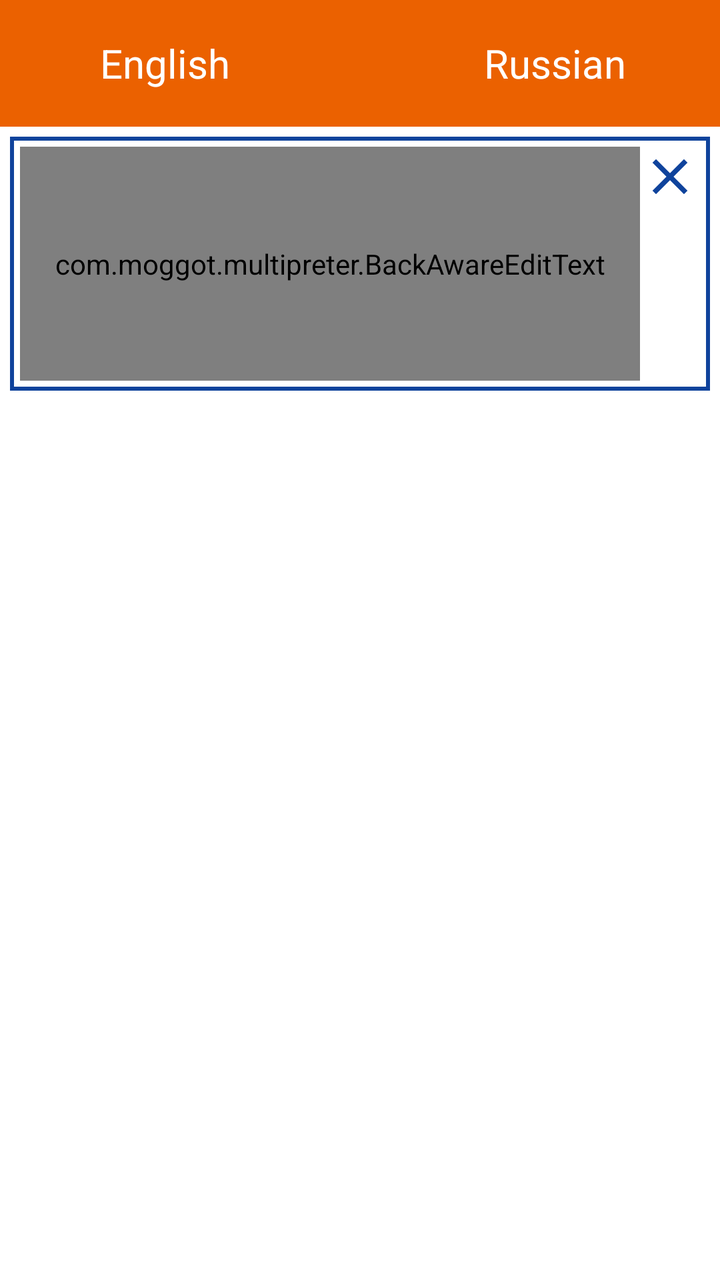
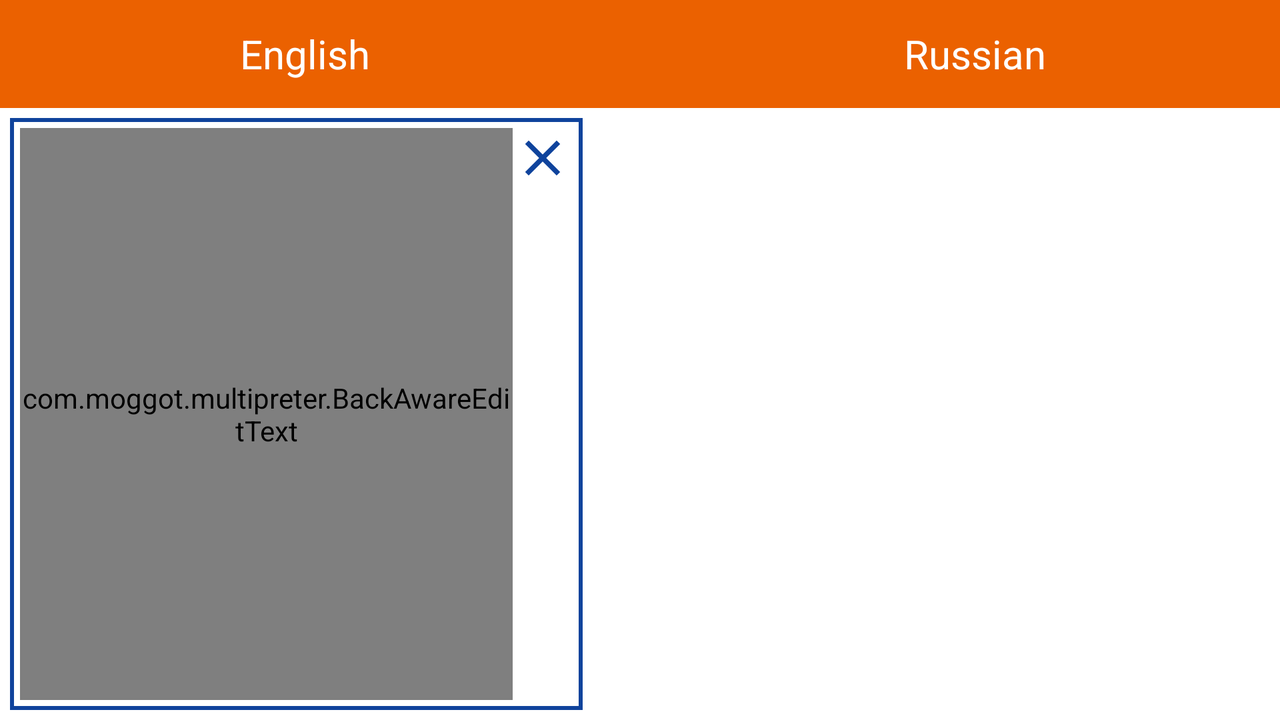

One screen, two layout resources from the same app: the default and the repository's alternative for another configuration. Each is rendered where Android would select it; the XML of both is given below.
<!-- AndroidManifest.xml: application theme AppTheme -->
<!-- res/layout/fragment_root.xml -->
<?xml version="1.0" encoding="utf-8"?>
<LinearLayout xmlns:android="http://schemas.android.com/apk/res/android"
    android:layout_width="match_parent"
    android:layout_height="match_parent"
    android:background="@color/background_light"
    android:orientation="vertical"
    android:weightSum="100">

    <RelativeLayout
        android:layout_width="match_parent"
        android:layout_height="0dip"
        android:layout_weight="10"
        android:background="@color/background"
        android:orientation="horizontal">

        <TextView
            android:id="@+id/tvInputLang"
            style="@style/TextLang"
            android:layout_width="match_parent"
            android:layout_height="match_parent"
            android:layout_toLeftOf="@+id/btnChangeLang"
            android:layout_toStartOf="@+id/btnChangeLang"
            android:background="?attr/selectableItemBackground"
            android:clickable="true"
            android:ellipsize="end"
            android:gravity="center"
            android:maxLines="1"
            android:onClick="onClickInputLang"
            android:paddingEnd="10dp"
            android:paddingLeft="10dp"
            android:paddingRight="10dp"
            android:paddingStart="10dp"
            android:scrollHorizontally="true"
            android:text="English" />

        <Button
            android:id="@+id/btnChangeLang"
            android:layout_width="@dimen/button_size"
            android:layout_height="@dimen/button_size"
            android:layout_centerHorizontal="true"
            android:layout_centerVertical="true"
            android:background="@drawable/ic_exchange"
            android:onClick="onClickChangeLang" />

        <TextView
            android:id="@+id/tvOutputLang"
            style="@style/TextLang"
            android:layout_width="match_parent"
            android:layout_height="match_parent"
            android:layout_toEndOf="@+id/btnChangeLang"
            android:layout_toRightOf="@+id/btnChangeLang"
            android:background="?attr/selectableItemBackground"
            android:clickable="true"
            android:ellipsize="end"
            android:gravity="center"
            android:maxLines="1"
            android:onClick="onClickOutputLang"
            android:paddingEnd="10dp"
            android:paddingLeft="10dp"
            android:paddingRight="10dp"
            android:paddingStart="10dp"
            android:scrollHorizontally="true"
            android:text="Russian" />

    </RelativeLayout>

    <RelativeLayout
        android:layout_width="match_parent"
        android:layout_height="0dip"
        android:layout_marginLeft="5dp"
        android:layout_marginRight="5dp"
        android:layout_marginTop="5dp"
        android:layout_weight="20"
        android:background="@drawable/border"
        android:orientation="vertical"
        android:weightSum="10">


        <Button
            android:id="@+id/btnClearText"
            android:layout_width="30dp"
            android:layout_height="30dp"
            android:layout_alignParentEnd="true"
            android:layout_alignParentRight="true"
            android:layout_alignParentTop="true"
            android:layout_marginEnd="5dp"
            android:layout_marginRight="5dp"
            android:layout_marginTop="5dp"
            android:background="@drawable/ic_clear_24px"
            android:onClick="onClickClear" />


        <com.moggot.multipreter.BackAwareEditText
            android:id="@+id/etText"
            style="@style/Text"
            android:layout_width="match_parent"
            android:layout_height="match_parent"
            android:layout_marginBottom="5dp"
            android:layout_marginEnd="35dp"
            android:layout_marginLeft="5dp"
            android:layout_marginRight="35dp"
            android:layout_marginStart="5dp"
            android:layout_marginTop="5dp"
            android:background="@null"
            android:focusable="true"
            android:focusableInTouchMode="true"
            android:gravity="top"
            android:hint="@string/edittext_hint"
            android:imeOptions="actionDone"
            android:inputType="textEmailAddress|textEmailSubject|textMultiLine|textNoSuggestions"
            android:scrollHorizontally="false" />
    </RelativeLayout>


    <FrameLayout xmlns:android="http://schemas.android.com/apk/res/android"
        android:id="@+id/root_frame"
        android:layout_width="match_parent"
        android:layout_height="0dip"
        android:layout_weight="70"
        android:background="@color/background_light"></FrameLayout>
</LinearLayout>
<!-- resources referenced by this layout -->
<resources>
  <color name="background">#eb6100</color>
  <color name="background_light">#FFFFFF</color>
  <dimen name="button_size">30dp</dimen>
  <!-- drawable border (drawable) -->
  <?xml version="1.0" encoding="UTF-8"?>
  <shape xmlns:android="http://schemas.android.com/apk/res/android"
      android:shape="rectangle">
  
      <solid android:color="@color/background_edittext" />
      <stroke
          android:width="@dimen/edittext_border_width"
          android:color="@color/frame" />
  </shape>
  <!-- drawable ic_clear_24px (drawable) -->
  <vector xmlns:android="http://schemas.android.com/apk/res/android"
          android:width="24dp"
          android:height="24dp"
          android:viewportWidth="24.0"
          android:viewportHeight="24.0">
      <path
          android:pathData="M19,6.41L17.59,5 12,10.59 6.41,5 5,6.41 10.59,12 5,17.59 6.41,19 12,13.41 17.59,19 19,17.59 13.41,12z"
          android:fillColor="#0F439C"/>
  </vector>
  <string name="edittext_hint">Enter text…</string>
  <style name="Text">
          <item name="android:textSize">@dimen/text_size</item>
          <item name="android:textColor">@color/text</item>
      </style>
  <style name="TextLang">
          <item name="android:textSize">@dimen/text_size_lang</item>
          <item name="android:textColor">@color/text_white</item>
      </style>
  <style name="AppTheme" parent="Theme.AppCompat.Light.DarkActionBar">
          <item name="windowNoTitle">true</item>
          <item name="colorPrimary">@color/background</item>
          <item name="colorPrimaryDark">@color/background</item>
          <item name="colorAccent">@color/text</item>
          <item name="android:textColor">@color/text</item>
      </style>
  <color name="background_edittext">#FFFFFF</color>
  <dimen name="edittext_border_width">2dp</dimen>
  <color name="frame">#0F439C</color>
  <dimen name="text_size">20sp</dimen>
  <color name="text">#212121</color>
  <dimen name="text_size_lang">20sp</dimen>
  <color name="text_white">#FFFFFF</color>
</resources>
<!-- res/layout-land/fragment_root.xml (the repository's variant of the layout above) -->
<!-- drawn on the phone turned sideways -->
<?xml version="1.0" encoding="utf-8"?>
<LinearLayout xmlns:android="http://schemas.android.com/apk/res/android"
    android:layout_width="match_parent"
    android:layout_height="match_parent"
    android:background="@color/background_light"
    android:orientation="vertical"
    android:weightSum="100">

    <RelativeLayout
        android:layout_width="match_parent"
        android:layout_height="0dip"
        android:layout_weight="15"
        android:background="@color/background"
        android:orientation="horizontal">

        <TextView
            android:id="@+id/tvInputLang"
            style="@style/TextLang"
            android:layout_width="match_parent"
            android:layout_height="match_parent"
            android:layout_toLeftOf="@+id/btnChangeLang"
            android:layout_toStartOf="@+id/btnChangeLang"
            android:clickable="true"
            android:ellipsize="end"
            android:gravity="center"
            android:maxLines="1"
            android:onClick="onClickInputLang"
            android:paddingEnd="10dp"
            android:paddingLeft="10dp"
            android:paddingRight="10dp"
            android:paddingStart="10dp"
            android:scrollHorizontally="true"
            android:text="English" />

        <Button
            android:id="@+id/btnChangeLang"
            android:layout_width="@dimen/button_size"
            android:layout_height="@dimen/button_size"
            android:layout_centerHorizontal="true"
            android:layout_centerVertical="true"
            android:background="@drawable/ic_exchange"
            android:onClick="onClickChangeLang" />

        <TextView
            android:id="@+id/tvOutputLang"
            style="@style/TextLang"
            android:layout_width="match_parent"
            android:layout_height="match_parent"
            android:layout_toEndOf="@+id/btnChangeLang"
            android:layout_toRightOf="@+id/btnChangeLang"
            android:clickable="true"
            android:ellipsize="end"
            android:gravity="center"
            android:maxLines="1"
            android:onClick="onClickOutputLang"
            android:paddingEnd="10dp"
            android:paddingLeft="10dp"
            android:paddingRight="10dp"
            android:paddingStart="10dp"
            android:scrollHorizontally="true"
            android:text="Russian" />

    </RelativeLayout>

    <LinearLayout
        android:layout_width="match_parent"
        android:layout_height="0dip"
        android:layout_weight="85"
        android:orientation="horizontal"
        android:weightSum="11">

        <RelativeLayout
            android:layout_width="0dip"
            android:layout_height="match_parent"
            android:layout_marginLeft="5dp"
            android:layout_marginRight="5dp"
            android:layout_marginTop="5dp"
            android:layout_marginBottom="5dp"
            android:layout_weight="5"
            android:background="@drawable/border"
            android:orientation="vertical"
            android:weightSum="10">


            <Button
                android:id="@+id/btnClearText"
                android:layout_width="30dp"
                android:layout_height="30dp"
                android:layout_alignParentEnd="true"
                android:layout_alignParentRight="true"
                android:layout_alignParentTop="true"
                android:layout_marginEnd="5dp"
                android:layout_marginRight="5dp"
                android:layout_marginTop="5dp"
                android:background="@drawable/ic_clear_24px"
                android:onClick="onClickClear" />


            <com.moggot.multipreter.BackAwareEditText
                android:id="@+id/etText"
                style="@style/Text"
                android:layout_width="match_parent"
                android:layout_height="match_parent"
                android:layout_marginBottom="5dp"
                android:layout_marginEnd="35dp"
                android:layout_marginLeft="5dp"
                android:layout_marginRight="35dp"
                android:layout_marginStart="5dp"
                android:layout_marginTop="5dp"
                android:background="@null"
                android:focusable="true"
                android:focusableInTouchMode="true"
                android:gravity="top"
                android:hint="@string/edittext_hint"
                android:imeOptions="actionDone"
                android:inputType="textEmailAddress|textEmailSubject|textMultiLine"
                android:scrollHorizontally="false" />
        </RelativeLayout>

        <FrameLayout xmlns:android="http://schemas.android.com/apk/res/android"
            android:id="@+id/root_frame"
            android:layout_width="0dip"
            android:layout_height="match_parent"
            android:layout_weight="6"
            android:background="@color/background_light">
        </FrameLayout>

    </LinearLayout>
</LinearLayout>
